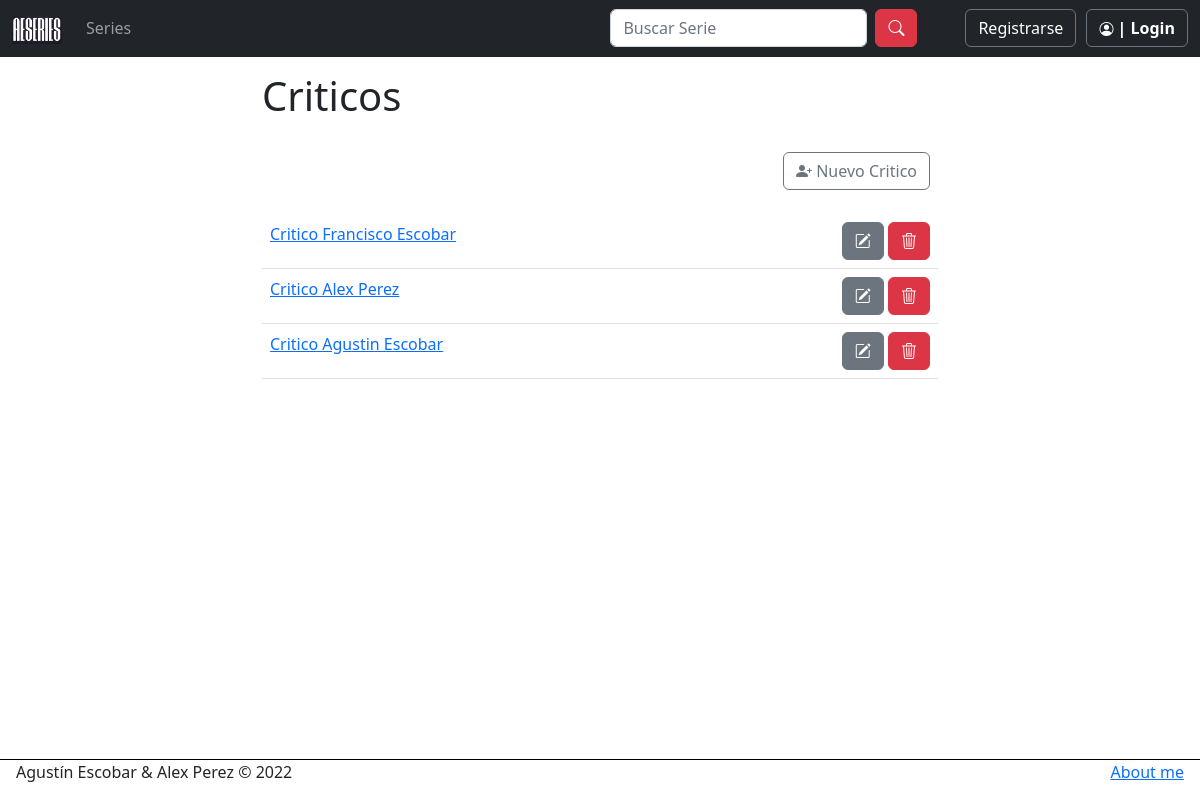
Page /usuarios/criticos on the committed database.
### usuarios/models.py (models this page shows)
class Critico(models.Model):
    nombre = models.CharField(max_length=50)
    apellido = models.CharField(max_length=50)
    email = models.EmailField()
    alias = models.CharField(max_length=20)
    experiencia = models.TextField()
    def __str__(self):
        return f"Critico {self.nombre} {self.apellido}"

### usuarios/views.py (the view)
# urls.py: path("criticos", views.criticos, name="ListaCriticos"),
def criticos(request):
    critico = Critico.objects.all()
    return render(request, "usuarios/criticos.html", {"criticos": critico})

### usuarios/templates/usuarios/criticos.html (shortened to what this page needs)
{% extends 'layout.html' %}
{% block contenido %}
    <h1>Criticos</h1>
    <div class="py-4" style="float: right; margin-right: 8px;"><a class="btn btn-outline-secondary" href="{% url 'NuevoCritico' %}"><i class="bi bi-person-plus-fill"></i> Nuevo Critico</a></div>
    <table class="table">
        {% for critic in criticos %}
            <tr>
                <td style="max-width: 200px;"><a href="{% url 'VerCritico' critic.id %}">{{ critic }}</a></td>
                <td><div style="float: right;">
                    <a class="btn btn-secondary" href="{% url 'EditarCritico' critic.id %}"><i class="bi bi-pencil-square"></i></a>
                    <a class="btn btn-danger" href="{% url 'EliminarCritico' critic.id %}"><i class="bi bi-trash3"></i></a>
                </div></td>
            </tr>
        {% endfor %}
    </table>
{% endblock contenido %}

### rows in the picture
Critico: nombre+apellido "Critico Francisco Escobar"
Critico: nombre+apellido "Critico Alex Perez"
Critico: nombre+apellido "Critico Agustin Escobar"
